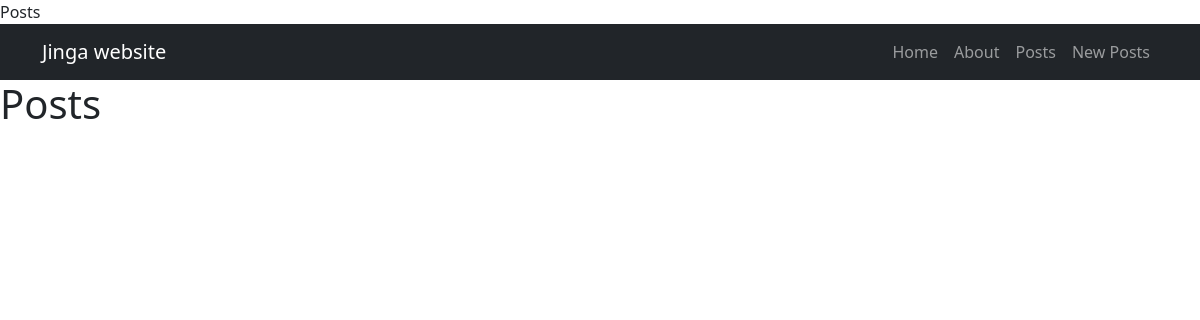
The page /posts/list/ on the database as committed earlier.
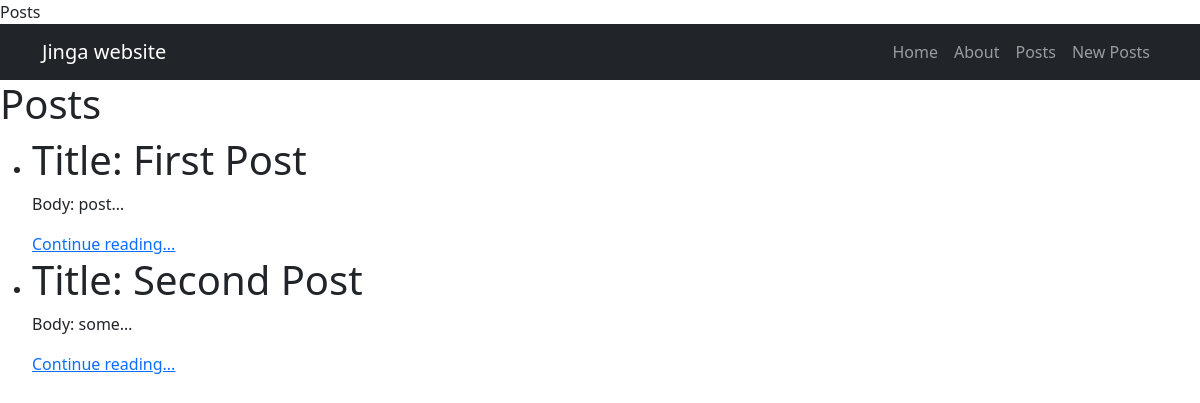
The same page on the database as committed later.
### posts/models.py (models this page shows, shortened)
class Post(models.Model):
    title = models.CharField(max_length=128)
    subtitle = models.CharField(max_length=256)
    body = models.TextField()
    created_on = models.DateTimeField(auto_now_add=True)
    author = models.ForeignKey(
        get_user_model(),
        on_delete=models.DO_NOTHING
    )

### posts/views.py (the view)
# urls.py: path("list/", PostListView.as_view(), name="post_list"),
class PostListView(ListView):  # GET Request -> List
    template_name = "posts/list.html"
    model = Post
    context_object_name = "posts"

### templates/posts/list.html (shortened to what this page needs)
{% extends 'base.html' %}
{% block content %}
    <h1>Posts</h1>
    <ul>
        {% for item in posts %}
            <li>
                <h1>Title: {{ item.title}}</h1>
                <p>Body: {{ item.body|truncatechars:5 }}</p>
                <a href="{% url 'post_detail' item.id %}">Continue reading...</a>
            </li>
        {% endfor %}
    </ul>
{% endblock %}

### templates/base.html (shortened to what this page needs)
<!DOCTYPE html>
<html lang="en">
<head>
    <link href="https://cdn.jsdelivr.net/npm/bootstrap@5.3.8/dist/css/bootstrap.min.css" rel="stylesheet">
</head>
<body>
    <nav class="navbar navbar-expand-lg navbar-dark bg-dark">
        <div class="container">
            <a class="navbar-brand" href="#">Jinga website</a>
            <div class="collapse navbar-collapse" id="navbarNav">
                <ul class="navbar-nav ms-auto">
                    <li class="nav-item">
                        <a class="nav-link" href="{% url 'home' %}">Home</a>
                    </li>
                    <li class="nav-item">
                        <a class="nav-link" href="{% url 'about' %}">About</a>
                    </li>
                    <li class="nav-item">
                        <a class="nav-link" href="{% url 'post_list' %}">Posts</a>
                    </li>
                    <li class="nav-item">
                        <a class="nav-link" href="{% url 'post_new' %}">New Posts</a>
                    </li>
                </ul>
            </div>
        </div>
    </nav>
    <div>
        {% block content %}
        {% endblock %}
    </div>
</body>
</html>

Rows that differ between the two databases and show on the page:
added Post: title "First Post", body "post…"
added Post: title "Second Post", body "some…"
